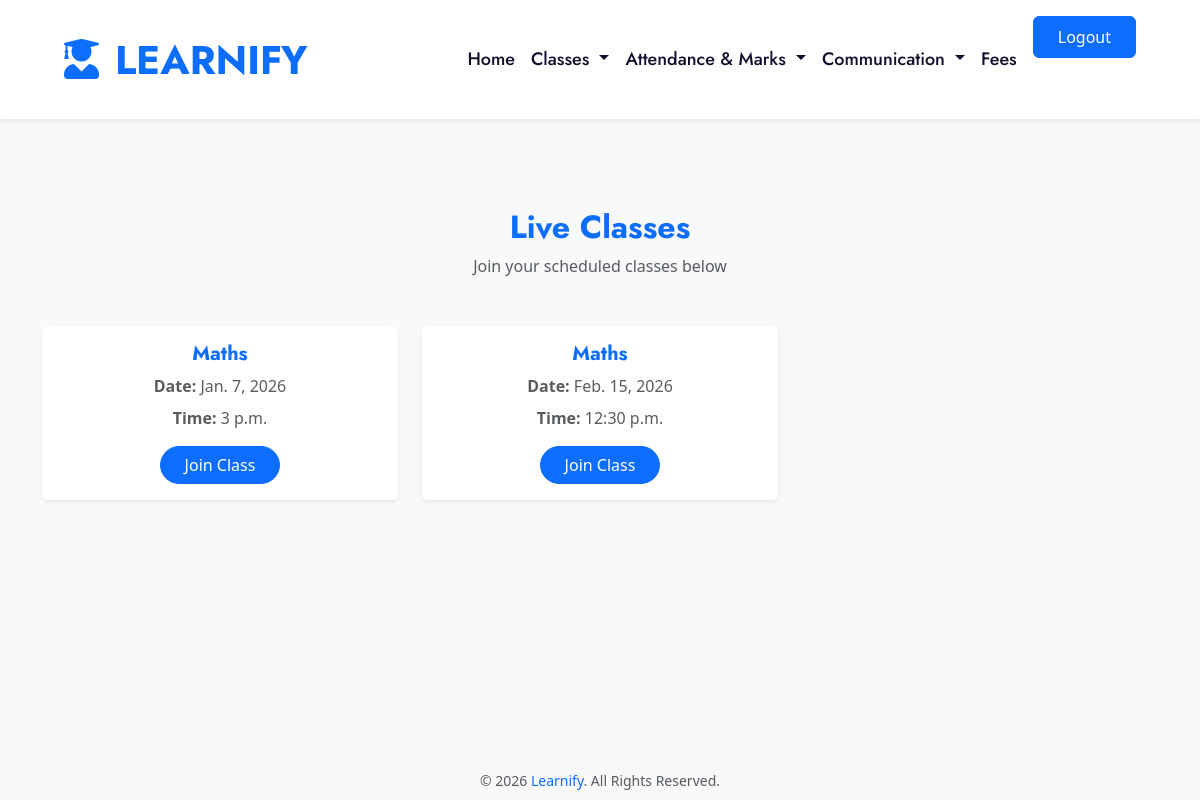
/student_live_classes (signed in), run on the app's committed database.
### Teacher/models.py (models this page shows)
class LiveClass(models.Model):
    teacher = models.ForeignKey(Teacher_Reg, on_delete=models.CASCADE)
    subject = models.ForeignKey(Subject, on_delete=models.CASCADE)
    class_level = models.CharField(max_length=20,default='null')
    class_date = models.DateField()
    class_time = models.TimeField()
    meeting_link = models.URLField()
    created_at = models.DateTimeField(auto_now_add=True)

### SiteAdmin/models.py (models this page shows)
class Subject(models.Model):
    subjectname=models.CharField(max_length=100)
    def __str__(self):
        return self.subjectname

### Student/views.py (the view)
# urls.py: path('student_live_classes',views.student_live_classes,name='student_live_classes'),
def student_live_classes(request):
    student = get_object_or_404(Student_Reg, user=request.user)
    classes = LiveClass.objects.filter(class_level=student.class_level)
    return render(request, 'student/live_classes.html', {'classes': classes})

### template/student/live_classes.html (shortened to what this page needs)
{% extends 'student/page.html' %}
{% load static %}
{% block content %}
<div class="container py-5" style="margin-top:100px;">
    <div class="text-center mb-5">
        <h2 class="text-primary font-weight-bold">Live Classes</h2>
        <p class="text-muted">Join your scheduled classes below</p>
    </div>
    <div class="row">
        {% for c in classes %}
        <div class="col-md-4 mb-4">
            <div class="card shadow-sm border-0 rounded-lg h-100 class-card">
                <div class="card-body text-center">
                    <h5 class="card-title text-primary font-weight-bold">
                        {{ c.subject }}
                    </h5>
                    <p class="mb-2 text-muted">
                        <strong>Date:</strong> {{ c.class_date }}
                    </p>
                    <p class="mb-3 text-muted">
                        <strong>Time:</strong> {{ c.class_time }}
                    </p>
                    <a href="{{ c.meeting_link }}"
                       target="_blank"
                       class="btn btn-primary px-4 rounded-pill">
                        Join Class
                    </a>
                </div>
            </div>
        </div>
        {% empty %}
        <div class="col-12">
            <div class="alert alert-info text-center">
                No live classes scheduled.
            </div>
        </div>
        {% endfor %}
    </div>
</div>
{% endblock %}

### template/student/live_classes.html (style rules this page uses)
.class-card { transition: 0.3s ease; }

### data on the page
LiveClass: subject "Maths", class_date "Jan. 7, 2026", class_time "3 p.m."
LiveClass: subject "Maths", class_date "Feb. 15, 2026", class_time "12:30 p.m."
